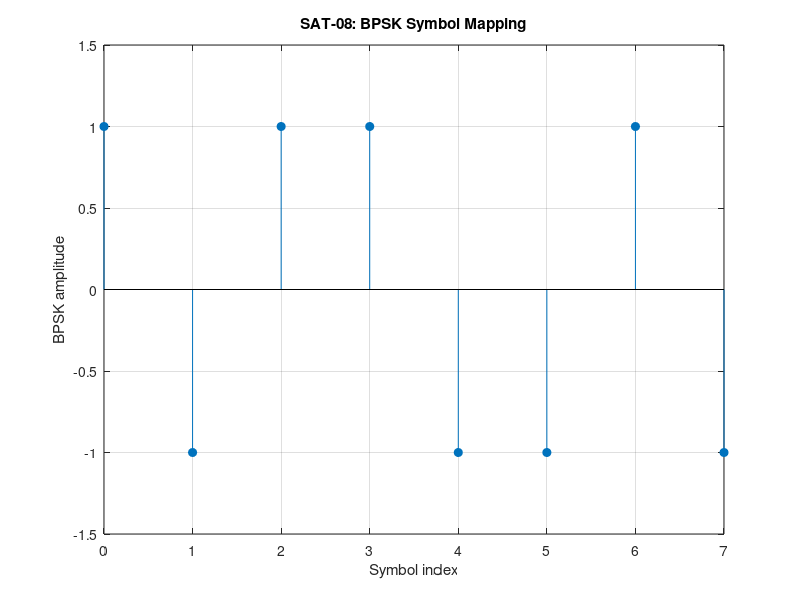

Write the MATLAB code that produced this figure.
%% SAT-08: BPSK Satellite Link - Modulator
clear; clc; close all;

bits = [1 0 1 1 0 0 1 0];

% BPSK mapping: 0 -> -1, 1 -> +1
symbols = 2*bits - 1;

fprintf('Input bits:\n');
disp(bits);

fprintf('BPSK symbols:\n');
disp(symbols);

figure;
stem(0:length(bits)-1, symbols, 'filled');
xlabel('Symbol index');
ylabel('BPSK amplitude');
title('SAT-08: BPSK Symbol Mapping');
ylim([-1.5 1.5]);
grid on;

% Optional Communications Toolbox cross-check
if exist('pskmod', 'file') == 2
    toolboxSymbols = pskmod(bits(:), 2, 0, 'gray');
    fprintf('PSK modulator is available for cross-checking.\n');
    disp('Toolbox output:');
    disp(toolboxSymbols.');
end
